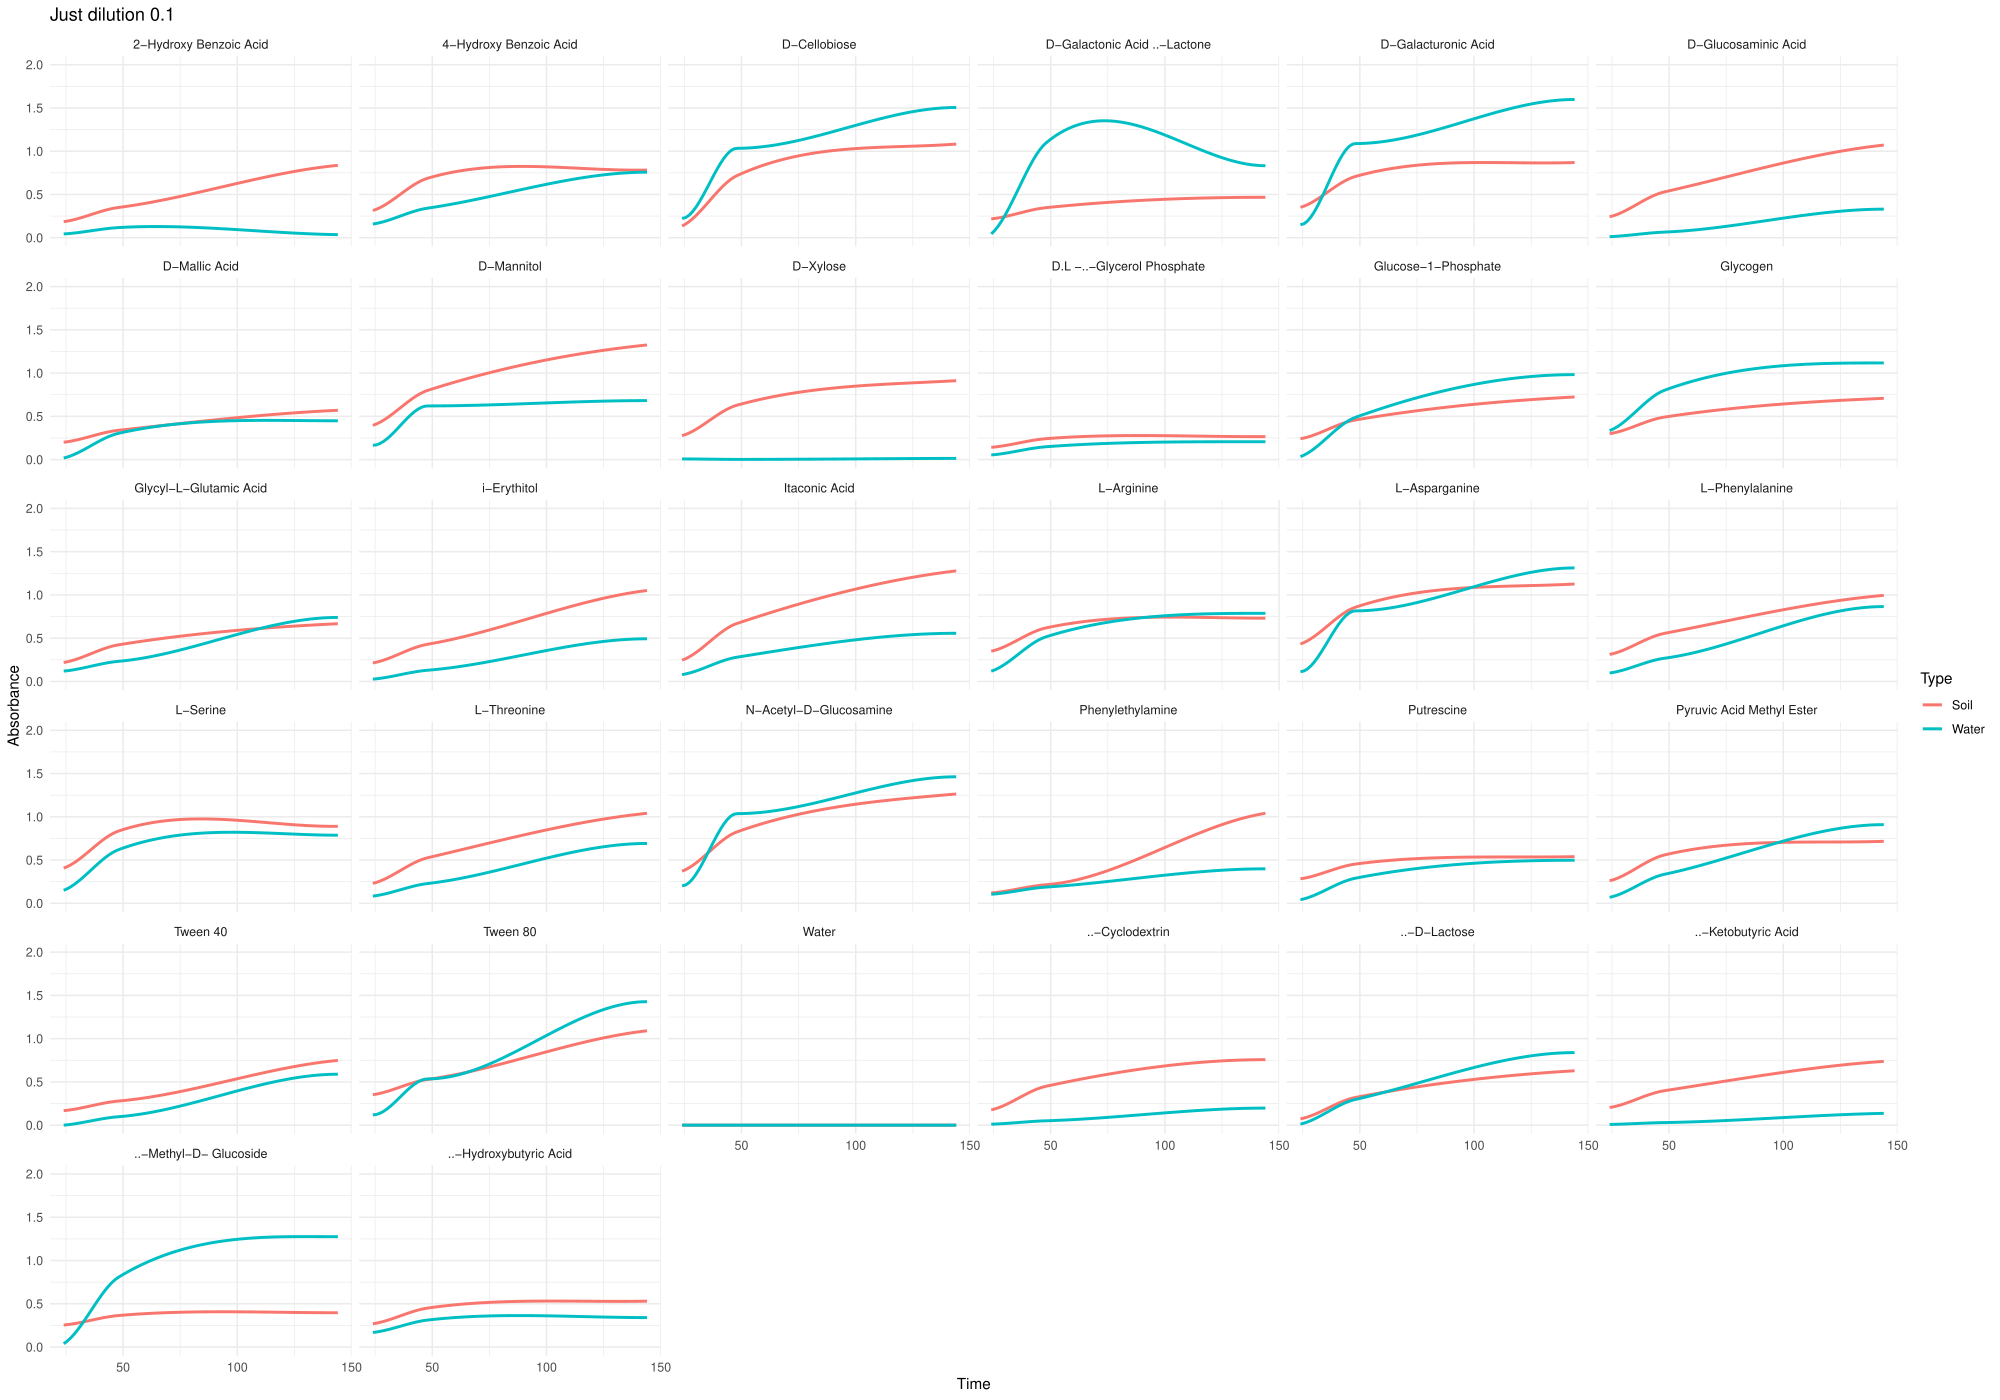

Source code (R):
# Loading libraries
library(tidyverse)
library(gganimate)

# Reading in untidy data set
untidy <- read_csv("../../Data/BioLog_Plate_Data.csv")

# Changing Hr_* column names to represent numbers (still strings)
new_untidy <- 
  untidy %>% 
  rename(`24` = Hr_24,
         `48` = Hr_48,
         `144` = Hr_144)

# Making the data tidy
tidy <- 
  new_untidy %>% 
  pivot_longer(names_to = "Time",
             values_to = "Absorbance",
             cols = `24`:`144`)
  
# Changing the character time values to numeric values
tidy$Time <- as.numeric(tidy$Time)

# Creating a new column where the value = FALSE if the `Sample ID` doesn't start with 'Soil'
# Value is = to TRUE if the `Sample ID` does start with 'Soil'
tidy$Type = grepl("^Soil", x = tidy$`Sample ID`)

# Changing the FALSE and TRUE statements to either 'Water' or 'Soil'
tidy_types <- 
  tidy %>% 
  mutate(Type = if_else(Type == 1, "Soil", "Water"))
#^ Could not figure out how to do this without an if_else statement ^#

# Creating a plot that compares the absorbance values of water vs soil samples at 0.1 dilution
# Has a bunch of warnings and takes forever to load but I think it's identical to yours
dilution_.1 <- 
  tidy_types %>% 
  filter(Dilution == 0.1) %>% 
  group_by(Substrate) %>% 
  summarize(Absorbance = Absorbance,
            Substrate = Substrate,
            Type = Type,
            Time = Time) %>% 
  unique.data.frame() %>% 
  ggplot(aes(x = Time, y = Absorbance, color = Type)) +
  geom_blank() +
  geom_smooth(method = "loess", se = FALSE, na.rm = TRUE) +
  ylim(0,2) +
  facet_wrap(~Substrate) +
  theme_minimal() + 
  labs(title = "Just dilution 0.1")

dilution_.1 #print the plot
ggsave(filename = "assignment_6.pdf",plot = dilution_.1,width = 20,height = 14,dpi = 300, device = "pdf") # Saving the plot for convenience

# Creating an animated plot that shows the mean absorbance values for all four samples
# Shows just the values for Itaconic Acid
# Takes a minute to load and has several messages but works!
Itaconic_plot <- 
  tidy_types %>% 
  filter(Substrate == "Itaconic Acid") %>% 
  group_by(Time, Dilution, `Sample ID`) %>% 
  summarize(Mean_absorbance = mean(Absorbance),
            Absorbance = Absorbance,
            Time = Time,
            `Sample ID` = `Sample ID`,
            Dilution = Dilution,
            Rep = Rep,
            Well = Well) %>% 
  ggplot(aes(x = Time, y = Mean_absorbance, color = `Sample ID`)) +
  geom_line() +
  facet_wrap(~Dilution) +
  theme_minimal() +
  transition_reveal(Time)

Itaconic_plot # printing the plot

anim_save(filename = "assignment_6_animate", animation = Itaconic_plot) # Saving for convenience
